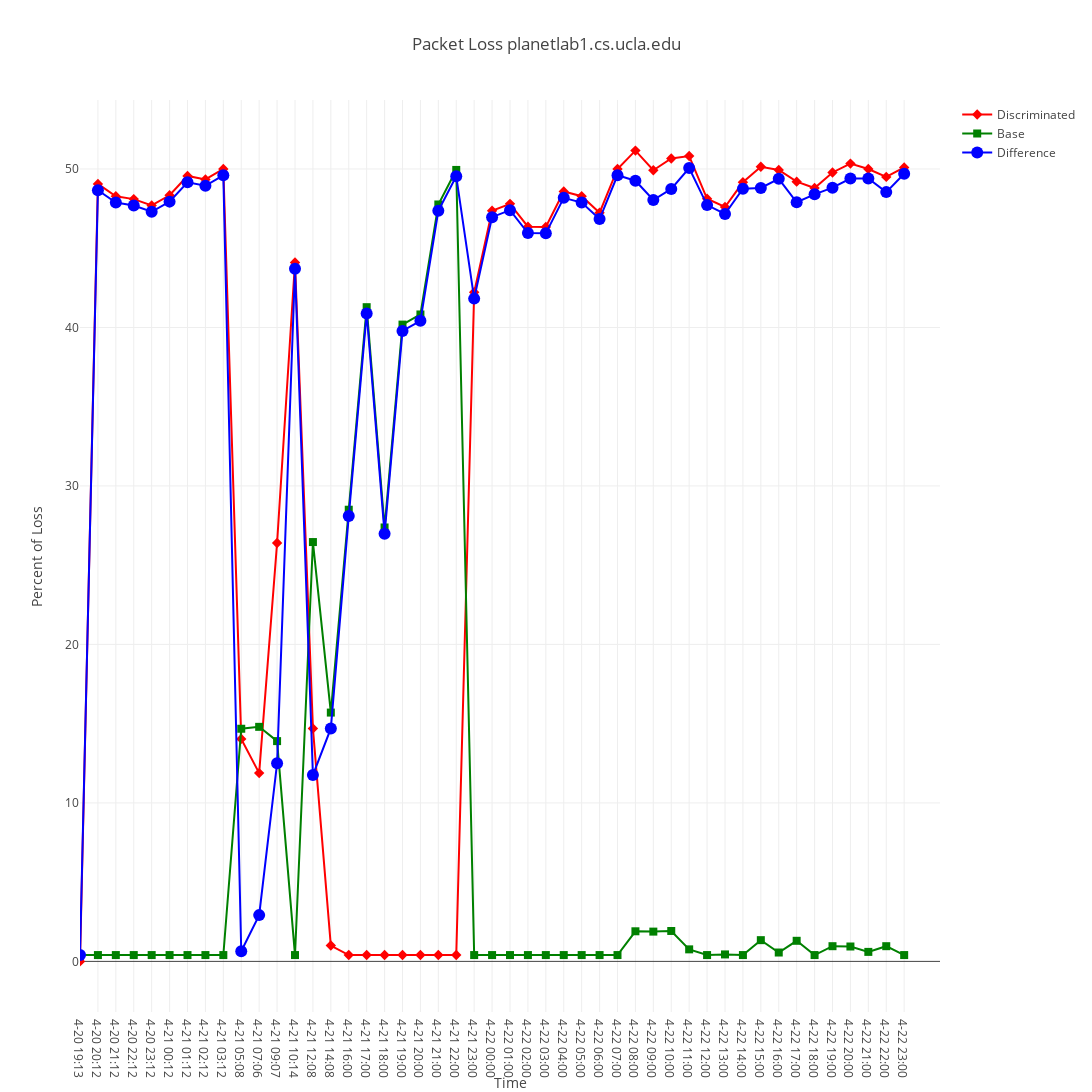
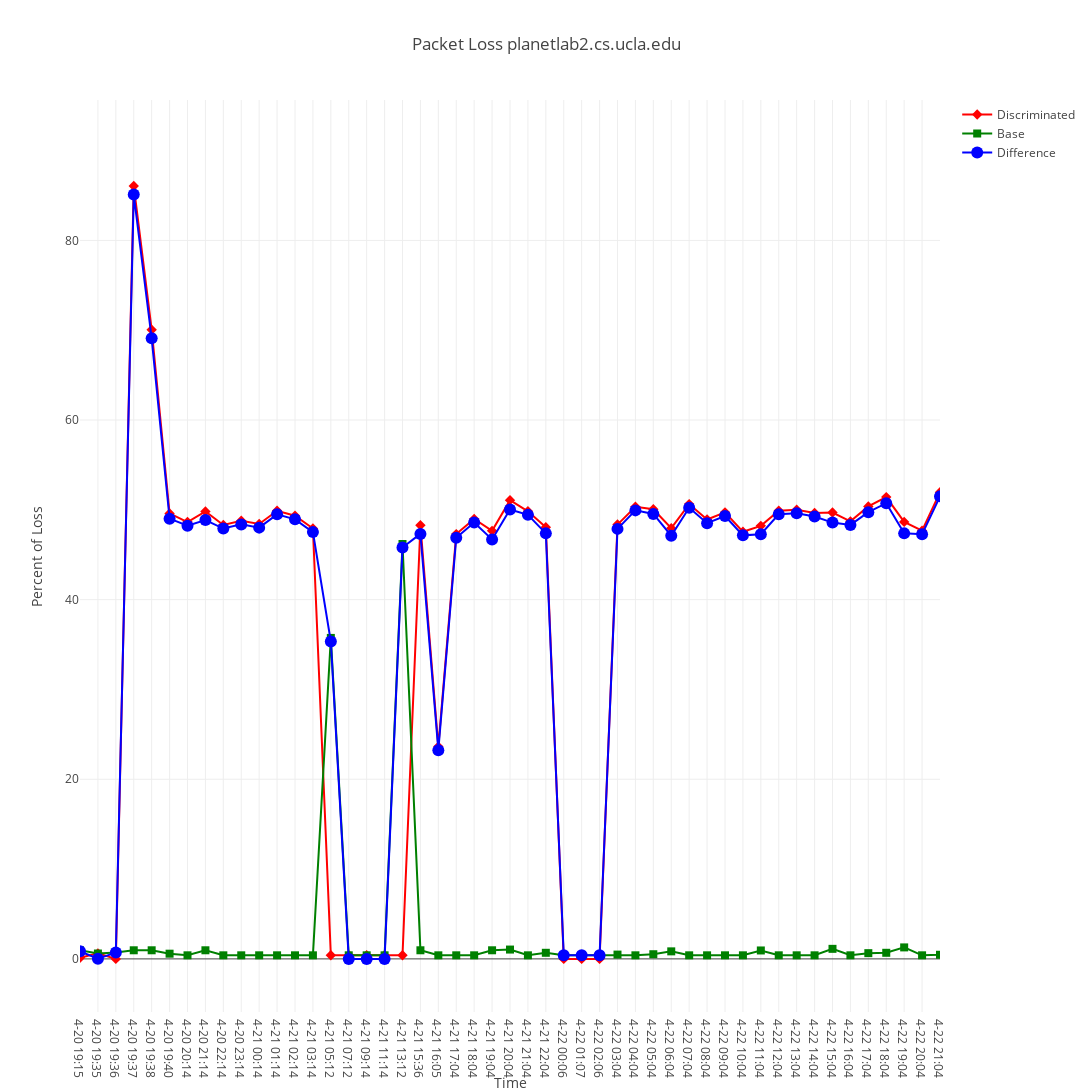
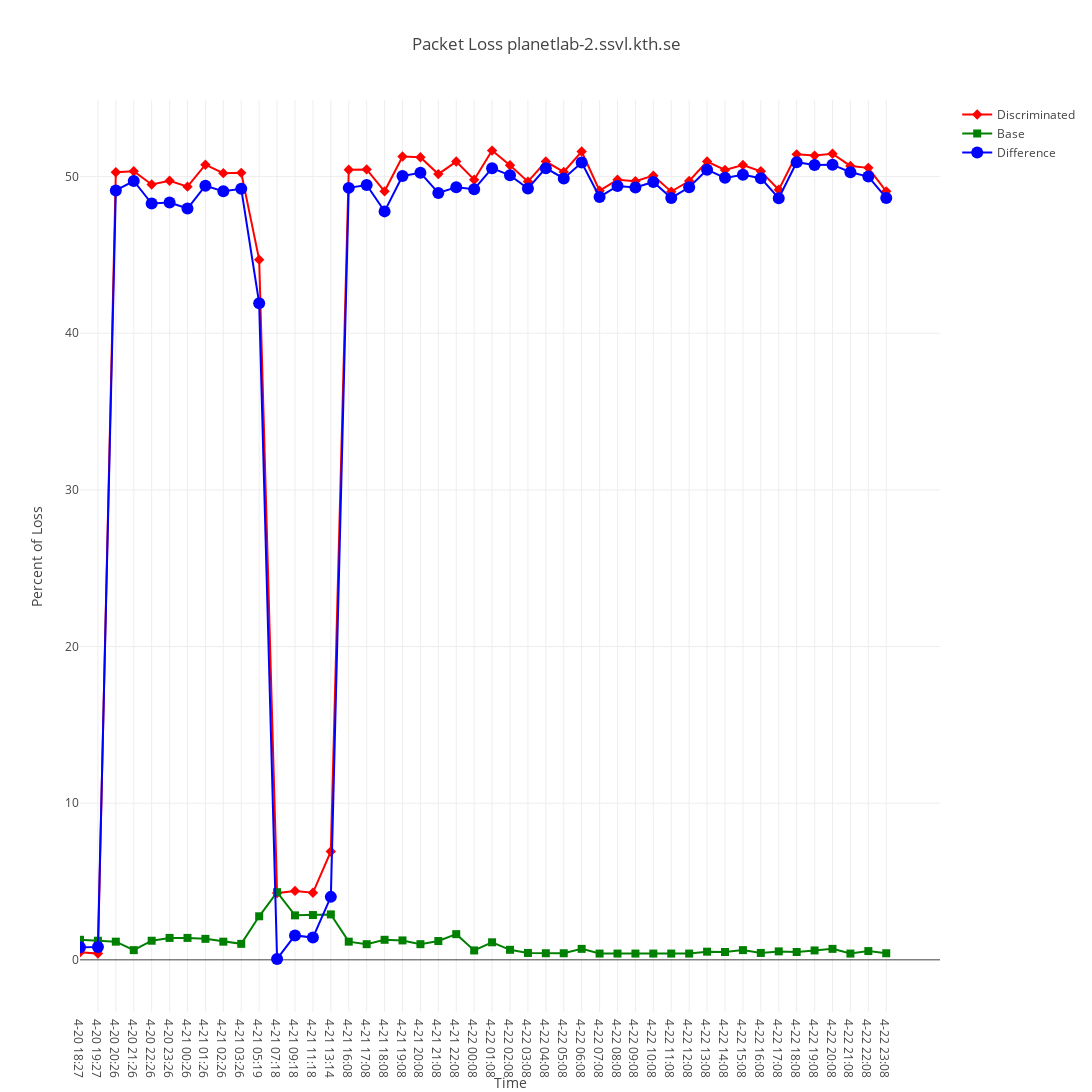
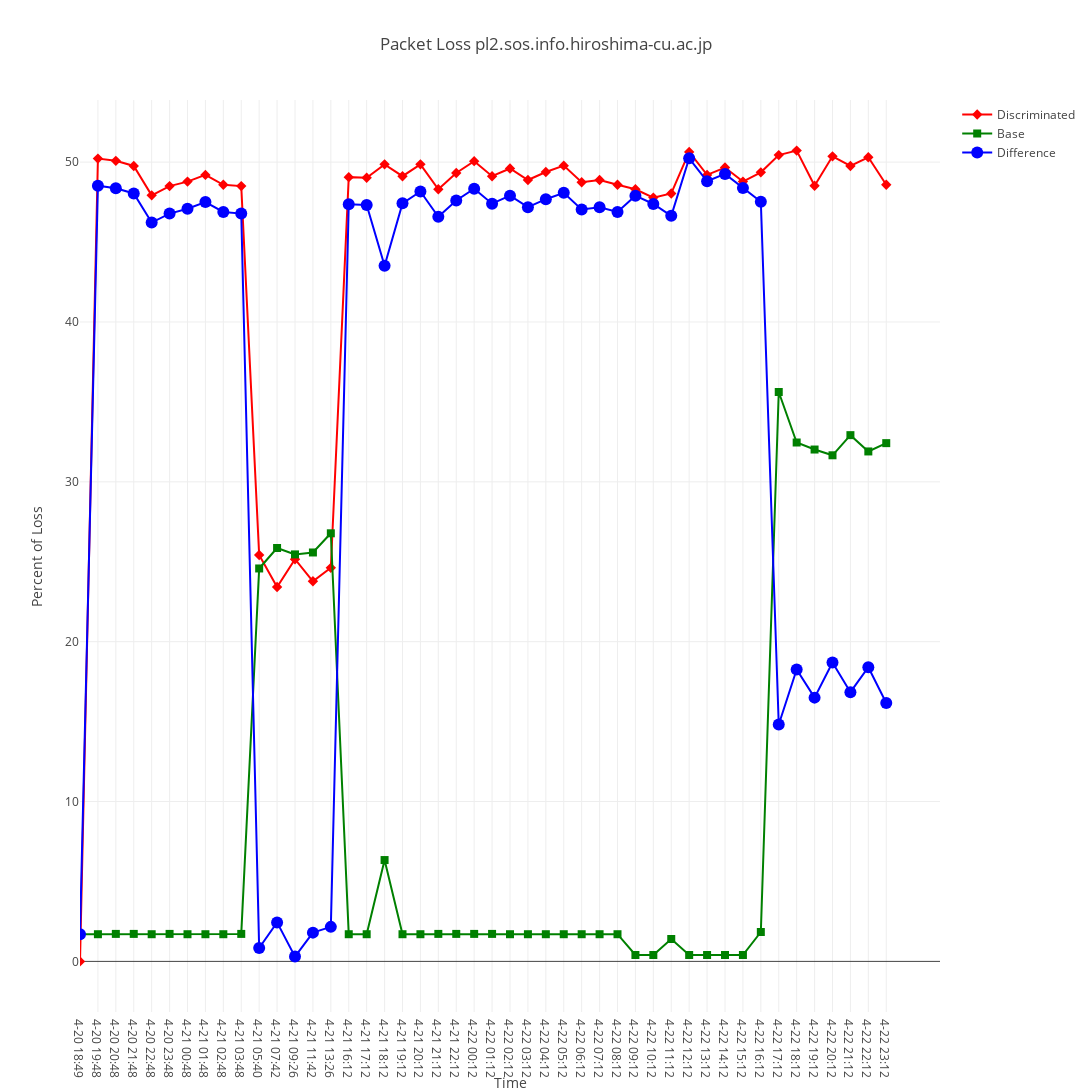

Notebook cell for these charts, in order:
### Code cell
data1 = pd.read_csv("Compression.csv")

ips = ['131.179.150.70','131.179.150.72', '192.16.125.12', '165.242.90.129', '130.195.4.68', '129.63.159.102', '192.91.235.230', '142.103.2.2']

ip_destination = ['planetlab1.cs.ucla.edu','planetlab2.cs.ucla.edu','planetlab-2.ssvl.kth.se', 'pl2.sos.info.hiroshima-cu.ac.jp', 'planetlab1.ecs.vuw.ac.nz', 'planetlab2.cs.uml.edu', 'pluto.cs.brown.edu', 'planetlab2.cs.ubc.ca']


for i in range(len(ips)):
    
    x ,y, z, diff = parse(ips[i], data1)
    draw(x,y,z,diff,ip_destination[i], isSecondDay = False)
 


#geom_point(position = 'identity', stat = 'identity')    
#p = ggplot(data1, aes('discrimination_losses_str', 'base_losses_str')) + \
#    geom_point()
    
#p.save('test.png')
    
#print(data1)
